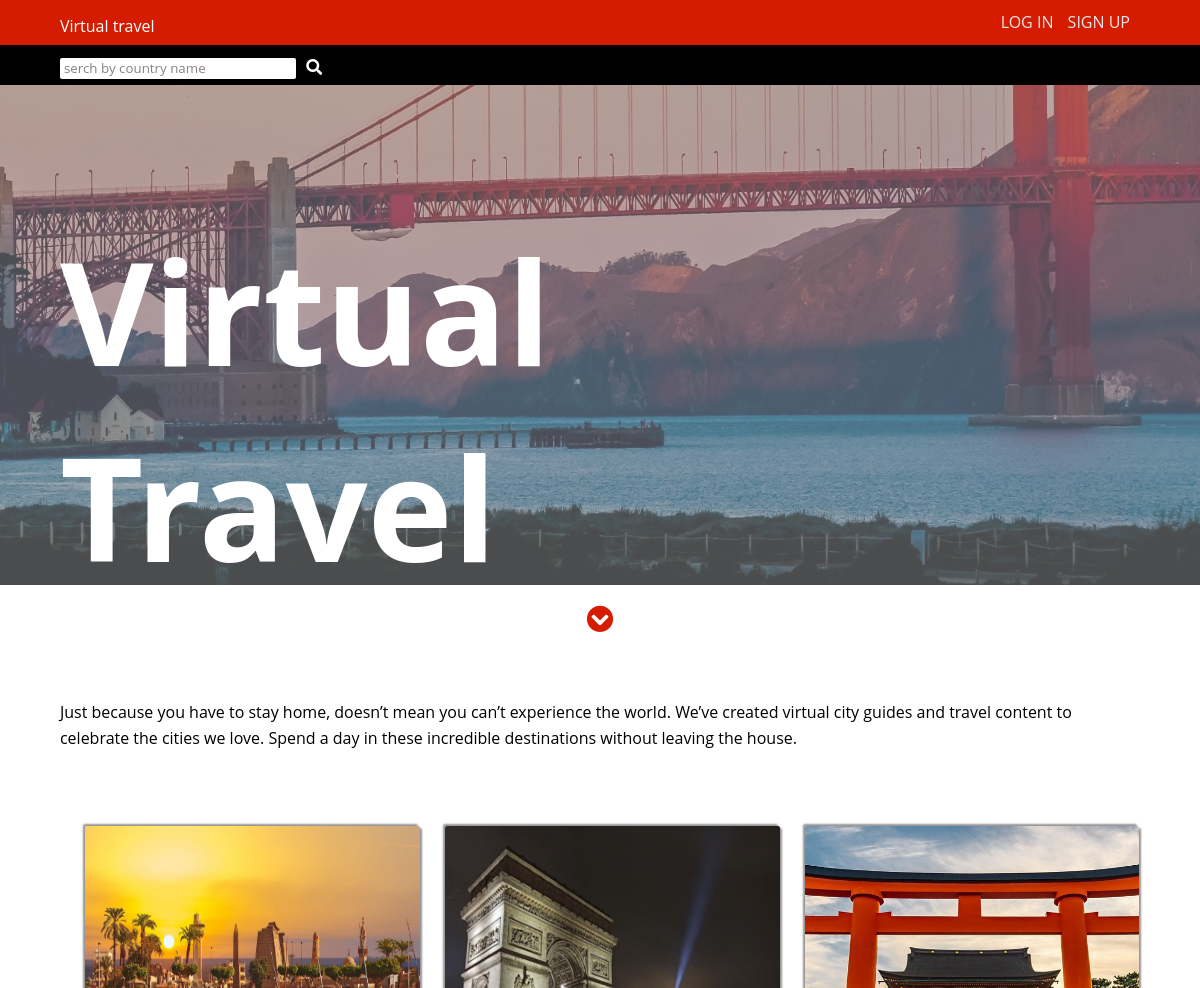
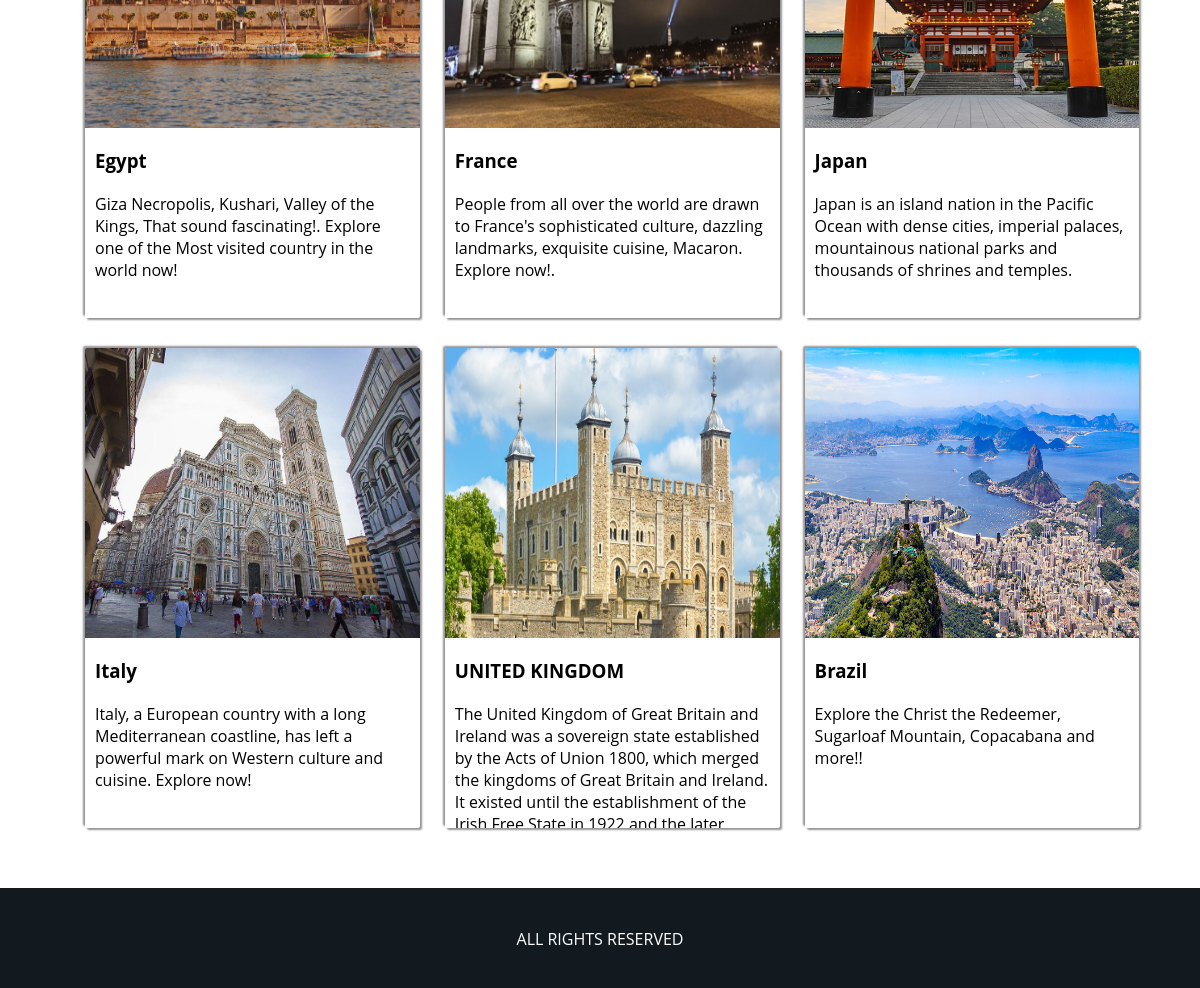
The page / on the database its author committed (2 pictures, top to bottom).
### travel_app/models.py (models this page shows, shortened)
class Country(models.Model):
    name =  models.CharField(max_length=20)
    info = models.TextField(default='')
    pic = models.ImageField(null=True,blank=True)
    languag = models.CharField(default='' , max_length=30)
    languageUrl = models.TextField(default='')
    class Meta:
        verbose_name_plural = 'Countries'

### travel_app/views.py (the view)
# urls.py: path('', main, name='main'),
def main(request):
    country = Country.objects.all()
    myFilter = CountryFilter(request.GET , queryset = country)
    country = myFilter.qs
    title = 'Virtual Travel'
    context = {
        'title' : title,
        'countries' : country,
        'myFilter' :myFilter,
    }
    return render(request,'home.html',context)

### templates/home.html (shortened to what this page needs)
{%load static%}
{% load fontawesome_5 %}
<!DOCTYPE html>
<html lang="en">
<head>
    <link rel='stylesheet' href="{% static '/css/style.css'%}" type="text/css">
    {% fontawesome_5_static %}
</head>
<body>
    <div class="navbar">
        <div class="container">
            <div class="links">
                {% if user.is_authenticated%}
                <a href="{% url 'logout' %}">Log out</a>
                {%else%}
                <a href="login">Log in</a>
                <a href="register">sign up</a>
                {%endif%}
            </div>
            <div class="name">
                <p>
                {% if user.is_authenticated %}
                    <a href="{% url 'main' %}" style="text-decoration: none; color:white;">Virtual travel - HELLO {{request.user}}</a>
                {%else%}
                <a href="{% url 'main' %}" style="text-decoration: none; color:white; ">Virtual travel</a>
                {%endif%}
                </p>
            </div>
        </div>
    </div>
    <div class=sec-nav>
        <div class='container'>
            <div class='search'>
                <form method="GET">
                    {{myFilter.form.name}}
                    <button type="submit">{% fa5_icon 'search' 'fas' %}</button>
                </form>
            </div>
        </div>
    </div>
    {% include 'header.html' %}
    <div id='chevron'>{% fa5_icon 'chevron-circle-down' 'fas' large=True  %} </div>
    <div class='title-text'>
        <div class='container'>
            <p>Just because you have to stay home, doesn’t mean you can’t experience the world. We’ve created virtual city guides and travel content to celebrate the cities we love. Spend a day in these incredible destinations without leaving the house.</p>
        </div>
    </div>
    <section class='country'>
        <div class="container">
            {% for country in countries %}
            <a class='outer' href="{% url 'content' country.id %}">
                <div class="inner">
                    <img src='images/{{country.pic}}'>
                </div>
                <div class='content'>
                    <h3>{{country.name}}</h3>
                    <p>{{country.info}}</p>
                </div>
            </a>
           {% endfor %}
        </div>
    </section>
    <footer>
        <div class='container'>
            <div class='footer'>
                ALL RIGHTS RESERVED
            </div>
        </div>
    </footer>
</body>
</html>

### templates/header.html (shortened to what this page needs)
<div class="header">
    <div class="main-img">
        <img src='/static/images/001.jpg'>
    </div>
    <div class=bg>
        <div class="container">
            <h1 style='font-size:9rem; color:white;' >Virtual <br> Travel</h1>
        </div>
    </div>
</div>

### static/css/style.css (style rules this page uses)
* { box-sizing: border-box; margin: 0px; font-family: 'Open Sans', sans-serif; }
body { font-family: 'Roboto', sans-serif; }
.container { width: 1080px; margin: auto; height: 100%; }
.header { width: 100%; height: 500px; overflow: hidden; position: relative; }
.header .main-img { width: 100%; height: 100%; overflow: hidden; }
.header .main-img img { width: 100%; height: 100%; background-size: cover; }
.bg { width: 100%; height: 100%; background-color: rgba(150, 151, 153,0.5); position: absolute; top: 0; }
.bg h1 { color:#e6e6e6; padding-top: 127px; }
.navbar { background-color:#D51C00 ; width: 100%; height: 45px; padding: 10px; overflow: hidden; }
.navbar .links { float: right; }
.navbar .links a { text-transform: uppercase; margin: 7px 10px 0 0; background: transparent; outline: none; border: 0px ; color: #e6e6e6; line-height: 1.6; cursor: pointer; text-decoration: none; }
.navbar .name { float: left; color: #e6e6e6; margin-top: 5px; line-height: 1.; }
.sec-nav { width: 100%; height: 40px; background-color: #000; position: relative; padding: 10px; overflow: hidden; }
.sec-nav .search { float: left; }
.sec-nav .search form input { height: 21px; width: 236px; padding: 4px; border: 0px; outline: none; border-radius: 2px; background-color: #ffffff; }
.sec-nav .search form button { background-color: transparent; border: none; color: #fff; cursor: pointer; font-size: 16px; outline: none; }
.title-text { margin-top:70px; }
.title-text p { line-height: 1.6; }
.country { width: 100%; margin-top: 45px; overflow: hidden; }
.outer { height: 480px; width: 31%; overflow: hidden; box-shadow: -2px -2px 2px #959393, 2px 2px 2px #959393; float: left; margin:30px 0 0 25px; border-radius: 2px; }
.outer .content { margin-top: 10px; padding: 10px; }
.outer .content p { margin-top: 20px; }
.country a { text-decoration: none; color:#000; }
.inner { height: 290px; width: 100%; overflow: hidden; }
.inner img { height: 100%; width: 100%; transition: all 0.5s ease-in-out; }
footer { background-color: #131A1F; width: 100%; height: 100px; margin-top: 30px; color:#fff; text-align: center; padding: 40px; }
#chevron { margin-top: 30px; text-align: center; margin-top: 15px; text-align: center; height: 30px; font-size: 27px; color:#D51C00; }
#chevron i { cursor: pointer; }

### rows shown on the page
Country: pic (picture), name "Egypt", info "Giza Necropolis, Kushari, Valley of the Kings, That sound fascinating!. Explore one of the Most visited country in the world now!"
Country: pic (picture), name "France", info "People from all over the world are drawn to France's sophisticated culture, dazzling landmarks, exquisite cuisine, Macaron. Explore now!."
Country: pic (picture), name "Japan", info "Japan is an island nation in the Pacific Ocean with dense cities, imperial palaces, mountainous national parks and thousands of shrines and temples."
Country: pic (picture), name "Italy", info "Italy, a European country with a long Mediterranean coastline, has left a powerful mark on Western culture and cuisine. Explore now!"
Country: pic (picture), name "UNITED KINGDOM", info "The United Kingdom of Great Britain and Ireland was a sovereign state established by the Acts of Union 1800, which merged the kingdoms of Great Britain and Ireland. It existed until the establishment of the…"
Country: pic (picture), name "Brazil", info "Explore the Christ the Redeemer, Sugarloaf Mountain, Copacabana and more!!"
